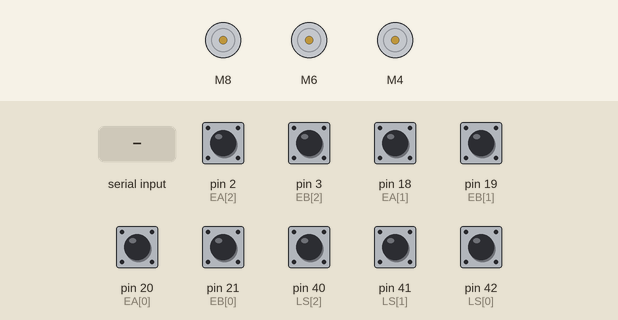
Bench run of a sketch on a simulated Arduino Mega 2560, built with avr-gcc and run on an emulated ATmega2560. On the bench: 3 × DC motor (green arrow = forward, orange = backward, longer = faster). The inputs (shaded band) are chosen by the test bench; at power-on: pin 2 (EA[2]), pin 3 (EB[2]), pin 18 (EA[1]), pin 19 (EB[1]), pin 20 (EA[0]), pin 21 (EB[0]), pin 40 (LS[2]), pin 41 (LS[1]), pin 42 (LS[0]) HIGH. What the sketch prints to the serial monitor is not drawn.

Above: at 2.7 s.
2.8 s: "1\n" received over the second serial link
4.3 s: "0\n" received over the second serial link
5.8 s: "90,45\n" received over the second serial link
Timing chart, 0 to 8.8 s (numbered marks = the images above; inputs shaded):
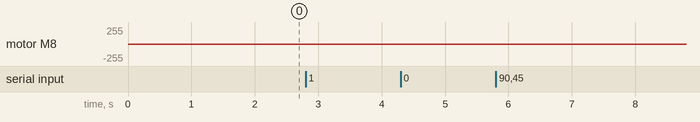

The sketch:

Motor_Reciever_1.ino
```cpp
#include "CytronMotorDriver.h"

#define numMotors 3


CytronMD motor[numMotors] = {
  CytronMD(PWM_PWM, 8, 9),   // Motor 0
  CytronMD(PWM_PWM, 6, 7),   // Motor 1
  CytronMD(PWM_PWM, 4, 5)    // Motor 2
};

/*************************************************************
   Encoder pin arrays for full 4× decoding.
   On Arduino Mega, valid external interrupts:

*************************************************************/
const int EA[numMotors] = { 20, 18, 2 };
const int EB[numMotors] = { 21, 19, 3 };

/*************************************************************
   Limit switch pins
*************************************************************/
const int LS[numMotors] = { 42, 41, 40 };

/*************************************************************
   Encoder, positioning, and PID variables
*************************************************************/
volatile long counter[numMotors] = { 0 };  // volatile for ISR
double dpr[numMotors] = { 0.078110302, 0.078110302, 0.078110302 }; // mm per encoder tick
double pos[numMotors] = { 0 };
double desiredPos[numMotors] = { 0 };
bool Active[numMotors] = { false };
int Confirm_Correct[numMotors] = { 0 };

// PID parameters
double kp[numMotors] = { 5, 5, 5 };
double ki[numMotors] = { 0, 0, 0 };
double kd[numMotors] = { 0.03531, 0.03531, 0.03531 };

// PID state
double prevError[numMotors] = { 0, 0, 0 };
double totalError[numMotors] = { 0, 0, 0 };
unsigned long lastUpdate[numMotors] = { 0, 0, 0 };
double dt[numMotors];
double error[numMotors];
double errorRate[numMotors] = { 0 };
unsigned long errorRateTime[numMotors] = { 0 };
const unsigned long errorRateInterval = 100;  // ms
const int numFrets = 15;

// Printing interval
unsigned long lastPrint = 0;
const unsigned long printInterval = 20;      // ms

/*************************************************************
   This array stores previous states for each encoder so we
   can do 4× decoding in the ISRs
*************************************************************/
volatile byte lastEncoded[numMotors] = { 0, 0, 0 };

/*************************************************************
   FretLocations struct and map
*************************************************************/
struct FretLocations {
  char key;
  double value;
};

FretLocations FretLocationMap[numMotors][numFrets] = {
  { //Motor 1
  { 1, 18.36 },
  { 2, 52.41 },
  { 3, 82.41 },
  { 4, 113.18 },
  { 5, 144.04 },
  { 6, 169.66 },
  { 7, 195.59 },
  { 8, 218.32 },
  { 9, 242.45 },
  { 10, 264.64 },
  { 11, 286.51 },
  { 12, 305.18 },
  { 13, 323.53 },
  { 14, 338.92 },
  { 15, 357.59 }
  },
  { //Motor 2
  { 1, 16.4 },
  { 2, 49.68 },
  { 3, 82.17 },
  { 4, 111.62 },
  { 5, 143.41 },
  { 6, 169.06 },
  { 7, 216.76 },
  { 8, 216.76 },
  { 9, 239.41 },
  { 10, 261.2 },
  { 11, 283.15 },
  { 12, 302.91 },
  { 13, 319.24 },
  { 14, 338.22 },
  { 15, 355.95 }
  },
  { //Motor 3
  { 1, 18.12 },
  { 2, 54.44 },
  { 3, 84.75 },
  { 4, 117.24 },
  { 5, 148.33 },
  { 6, 173.80 },
  { 7, 201.76 },
  { 8, 225.27 },
  { 9, 248.31 },
  { 10, 270.65 },
  { 11, 292.52 },
  { 12, 313.50 },
  { 13, 328.84 },
  { 14, 347.36 },
  { 15, 363.68 }
  }
};

/*************************************************************
   Function Declarations
*************************************************************/
void encoder0ISR();
void encoder1ISR();
void encoder2ISR();

void initialisePosition(CytronMD& motor, int motorIndex, int limitSwitch);
void updateMotorPID(int motorIndex, unsigned long now);
int handleCharInput(char firstChar, char secondChar);
int hexToDecimal(char hex);
double lookupFretLocations(char key, int motorIndex);

/*************************************************************
   Setup
*************************************************************/
void setup() {
  Serial.begin(9600);
  Serial2.begin(9600);

  // Configure encoder pins as inputs with pull-ups
  for (int i = 0; i < numMotors; i++) {
    pinMode(EA[i], INPUT_PULLUP);
    pinMode(EB[i], INPUT_PULLUP);
  }

  // Configure limit switch pins
  for (int i = 0; i < numMotors; i++) {
    pinMode(LS[i], INPUT_PULLUP);
    Serial.println("LS PULLED UP");
  }

  // Stop all motors initially
  for (int i = 0; i < numMotors; i++) {
    motor[i].setSpeed(0);
    lastUpdate[i] = millis();
  }

  // Attach interrupts for full 4× decoding
  attachInterrupt(digitalPinToInterrupt(EA[0]), encoder0ISR, CHANGE);
  attachInterrupt(digitalPinToInterrupt(EB[0]), encoder0ISR, CHANGE);

  attachInterrupt(digitalPinToInterrupt(EA[1]), encoder1ISR, CHANGE);
  attachInterrupt(digitalPinToInterrupt(EB[1]), encoder1ISR, CHANGE);

  attachInterrupt(digitalPinToInterrupt(EA[2]), encoder2ISR, CHANGE);
  attachInterrupt(digitalPinToInterrupt(EB[2]), encoder2ISR, CHANGE);

  // Initialize each motor's home position
  for (int i = 0; i < numMotors; i++) {
    initialisePosition(motor[i], i, LS[i]);
    delay(500);
  }

  Serial.println("Initialized");
}

/*************************************************************
   Main Loop
*************************************************************/
void loop() {
  // Handle serial input for commands
  if (Serial2.available() > 0) {
    String input = Serial2.readStringUntil('\n');
    Serial.println(input);
    char firstChar = input.charAt(0);
    char secondChar = input.charAt(1);
    handleCharInput(firstChar, secondChar);
  }


  unsigned long now = millis();

  // Update positions and run PID if motor is active
  for (int i = 0; i < numMotors; i++) {
    if (Active[i]) {
      // Read the volatile encoder count safely
      noInterrupts();
      pos[i] = counter[i] * dpr[i];
      interrupts();
      updateMotorPID(i, now);
    }
  }

  // Print status periodically
  /*if (now - lastPrint >= printInterval) {
    lastPrint = now;
    for (int i = 0; i < 1; i++) {
      Serial.print(millis());
      Serial.print(" ");
      Serial.print(pos[2]);
      Serial.print("Motor");
      Serial.print(i);
      Serial.print(" Pos: ");
      Serial.print(pos[i]);
      Serial.print(", Target: ");
      Serial.print(desiredPos[i]);
      Serial.print(", Error: ");
      Serial.print(error[i]);
      if (i < numMotors - 1) {
        Serial.print(" | ");
      }
    }
    Serial.println();
  }*/
}

/*************************************************************
   Full 4× Decoding ISRs
   Each motor's A&B lines trigger the same ISR
   The logic is:
     1) Read A and B => combine into "encoded"
     2) Combine with lastEncoded => see how we moved
     3) ++ or -- the counter
     4) Save the new encoded
*************************************************************/
void encoder0ISR() {
  // Read both channels for motor 0
  byte MSB = digitalRead(EA[0]);
  byte LSB = digitalRead(EB[0]);
  byte encoded = (MSB << 1) | LSB;  // 2-bit value: [A,B]
  byte sum = (lastEncoded[0] << 2) | encoded;

  // These bit patterns indicate clockwise vs counterclockwise
  if (sum == 0b1101 || sum == 0b0100 || sum == 0b0010 || sum == 0b1011) {
    counter[0]++;
  }
  else if (sum == 0b1110 || sum == 0b0111 || sum == 0b0001 || sum == 0b1000) {
    counter[0]--;
  }
  lastEncoded[0] = encoded;
}

void encoder1ISR() {
  byte MSB = digitalRead(EA[1]);
  byte LSB = digitalRead(EB[1]);
  byte encoded = (MSB << 1) | LSB;
  byte sum = (lastEncoded[1] << 2) | encoded;

  if (sum == 0b1101 || sum == 0b0100 || sum == 0b0010 || sum == 0b1011) {
    counter[1]++;
  }
  else if (sum == 0b1110 || sum == 0b0111 || sum == 0b0001 || sum == 0b1000) {
    counter[1]--;
  }
  lastEncoded[1] = encoded;
}

void encoder2ISR() {
  byte MSB = digitalRead(EA[2]);
  byte LSB = digitalRead(EB[2]);
  byte encoded = (MSB << 1) | LSB;
  byte sum = (lastEncoded[2] << 2) | encoded;

  if (sum == 0b1101 || sum == 0b0100 || sum == 0b0010 || sum == 0b1011) {
    counter[2]++;
  }
  else if (sum == 0b1110 || sum == 0b0111 || sum == 0b0001 || sum == 0b1000) {
    counter[2]--;
  }
  lastEncoded[2] = encoded;
}

/*************************************************************
   Homing / Initialization
*************************************************************/
void initialisePosition(CytronMD& thisMotor, int motorIndex, int limitSwitch) {
  Serial.print("Initializing motor ");
  Serial.println(motorIndex);

  // Move slowly in negative direction until limit switch reads HIGH
  // (Assuming 'LOW' means pressed; adjust if it's reversed)
  thisMotor.setSpeed(-50);
  while (digitalRead(limitSwitch) == LOW) {
    delay(10);
  }

  // Stop motor and reset encoder
  thisMotor.setSpeed(0);
  noInterrupts();
  counter[motorIndex] = 0;
  lastEncoded[motorIndex] = 0; // reset last encoded state
  interrupts();

  // Reset PID variables
  pos[motorIndex] = 0;
  desiredPos[motorIndex] = 0;
  prevError[motorIndex] = 0;
  totalError[motorIndex] = 0;
  errorRate[motorIndex] = 0;
  errorRateTime[motorIndex] = millis();

  Serial.print("Motor ");
  Serial.print(motorIndex);
  Serial.println(" initialized");
}

/*************************************************************
   PID Control
*************************************************************/
void updateMotorPID(int motorIndex, unsigned long now) {
  // Time since last update
  dt[motorIndex] = (double)(now - lastUpdate[motorIndex]) / 1000.0;
  lastUpdate[motorIndex] = now;

  // Compute current error
  error[motorIndex] = desiredPos[motorIndex] - pos[motorIndex];

  // Integral windup guard
  if (fabs(error[motorIndex]) < 1.0) {
    // Near target, clamp integral
    totalError[motorIndex] = constrain(totalError[motorIndex], -10, 10);
  } else if (error[motorIndex] * prevError[motorIndex] < 0) {
    // Error changed sign => reset integral
    totalError[motorIndex] = 0;
  } else {
    totalError[motorIndex] += error[motorIndex] * dt[motorIndex];
    totalError[motorIndex] = constrain(totalError[motorIndex], -50, 50);
  }

  // Derivative at slower update intervals to reduce noise
  if (now - errorRateTime[motorIndex] >= errorRateInterval) {
    double errorRateDt = (double)(now - errorRateTime[motorIndex]) / 1000.0;
    errorRate[motorIndex] = (error[motorIndex] - prevError[motorIndex]) / errorRateDt;
    prevError[motorIndex] = error[motorIndex];
    errorRateTime[motorIndex] = now;
  }

  // Are we there yet
  double tolerance = 2.0;  // mm
  if (fabs(error[motorIndex]) < tolerance) {
    Confirm_Correct[motorIndex]++;
    if (Confirm_Correct[motorIndex] >= 100) { // confirm for stability
      Active[motorIndex] = false;
      motor[motorIndex].setSpeed(0);
      Serial.print("Motor ");
      Serial.print(motorIndex);
      Serial.println(" reached target position");
      return;
    }
  } else {
    Confirm_Correct[motorIndex] = 0;
  }

  // Calculate PID output
  double output = (kp[motorIndex] * error[motorIndex])
                + (ki[motorIndex] * totalError[motorIndex])
                + (kd[motorIndex] * errorRate[motorIndex]);

  // Optional dead zone for small errors
  if (fabs(error[motorIndex]) < 0.5) {
    output = 0;
  }

  // Constrain output and set motor speed
  output = constrain(output, -200, 200);
  motor[motorIndex].setSpeed(output);
}

/*************************************************************
   Serial Input Handler
*************************************************************/
int handleCharInput(char firstChar, char secondChar) {
  int firstChar_num = hexToDecimal(firstChar);
  double FretDis = 0;
  Serial.println(String(firstChar) + String(secondChar));

  switch (firstChar_num) {
    case 1:
    case 2:
    case 3:
      // Activate that motor
      Active[firstChar_num - 1] = true;

      // Convert secondChar from hex if it's not 'T' or '0'
      if (secondChar != 'T' && secondChar != '0') {
        secondChar = hexToDecimal(secondChar);
      }

      // If secondChar == '0', do not move
      if (secondChar == '0' || secondChar == 0) {
        Serial.println("0 so don't move");
        Active[firstChar_num - 1] = false;
        motor[firstChar_num - 1].setSpeed(0);
        break;
      }

      // Lookup fret distance
      FretDis = lookupFretLocations(secondChar, firstChar_num - 1);
      desiredPos[firstChar_num - 1] = FretDis;

      // Reset integral on new move
      totalError[firstChar_num - 1] = 0;

      Serial.print("Motor ");
      Serial.print(firstChar_num - 1);
      Serial.print(" moving to position ");
      Serial.println(FretDis);
      break;

    default:
      Serial.println("Input is outside the expected range");
      break;
  }

  return 0;
}

/*************************************************************
   Hex -> Decimal Utility
*************************************************************/
int hexToDecimal(char hex) {
  if (hex >= '0' && hex <= '9') {
    return hex - '0';
  } else if (hex >= 'A' && hex <= 'F') {
    return hex - 'A' + 10;
  } else {
    return -1;
  }
}

/*************************************************************
   Fret Lookup
*************************************************************/
double lookupFretLocations(char key, int motorIndex) {
  // If 'T', read a custom distance from Serial
  if (key == 'T') {
    while (true) {
      if (Serial.available() > 0) {
        String input = Serial.readStringUntil('\n');
        int customDist = input.toInt();
        return customDist;
      }
    }
  }

  // Normal dictionary lookup
  for (int i = 0; i < numFrets; i++) {
    if (FretLocationMap[motorIndex][i].key == key) {
      return FretLocationMap[motorIndex][i].value;
    }
  }

  // Not found
  return -1;
}
```

Measured:
- after the input at 2.8 s, motor M8: stopped → backward 5/255 at once, → stopped 0.02 s later
- after the input at 4.3 s, every drawn part: stays the same
- after the input at 5.8 s, every drawn part: stays the same
